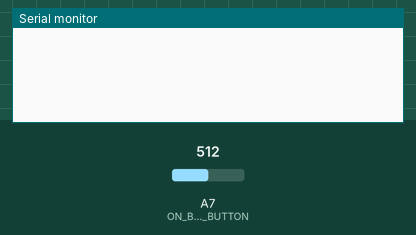
Recording of a sketch running on a simulated Arduino Nano, built with avr-gcc and run on an emulated ATmega328P. On the bench: the last lines printed to the serial monitor. The inputs (shaded band) are chosen by the test bench; at power-on: A7 (ON_BOARD_BUTTON) = 512.

Above: at 1.2 s.
1.3 s: A7 (ON_BOARD_BUTTON) set to 90
At 2.5 s:
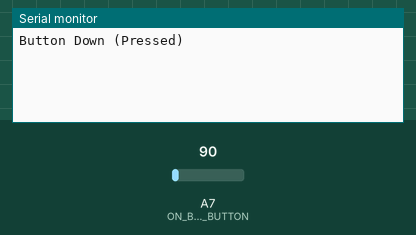
2.8 s: A7 (ON_BOARD_BUTTON) set to 110
At 3.8 s:
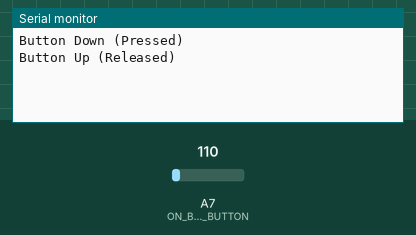

The sketch:

07_Button_On_board.ino
```cpp
#include <MeMCore.h>
#define ON_BOARD_BUTTON A7
#define READ_THRESHOLD 100

void setup()
{
  Serial.begin(9600);
}

boolean currentPressed = false;
boolean pre_buttonPressed = false;

void loop() {
  currentPressed = (analogRead(ON_BOARD_BUTTON) < READ_THRESHOLD);
  if (currentPressed != pre_buttonPressed)
  {
    pre_buttonPressed = currentPressed;
    if (currentPressed == true)
    {
      Serial.println("Button Down (Pressed)");
    } else
    {
      Serial.println("Button Up (Released)");
    }
  }
}
```

Measured:
- after the input at 1.3 s, the serial monitor: prints a new line at once (image 1)
- after the input at 2.8 s, the serial monitor: prints a new line at once (image 2)
